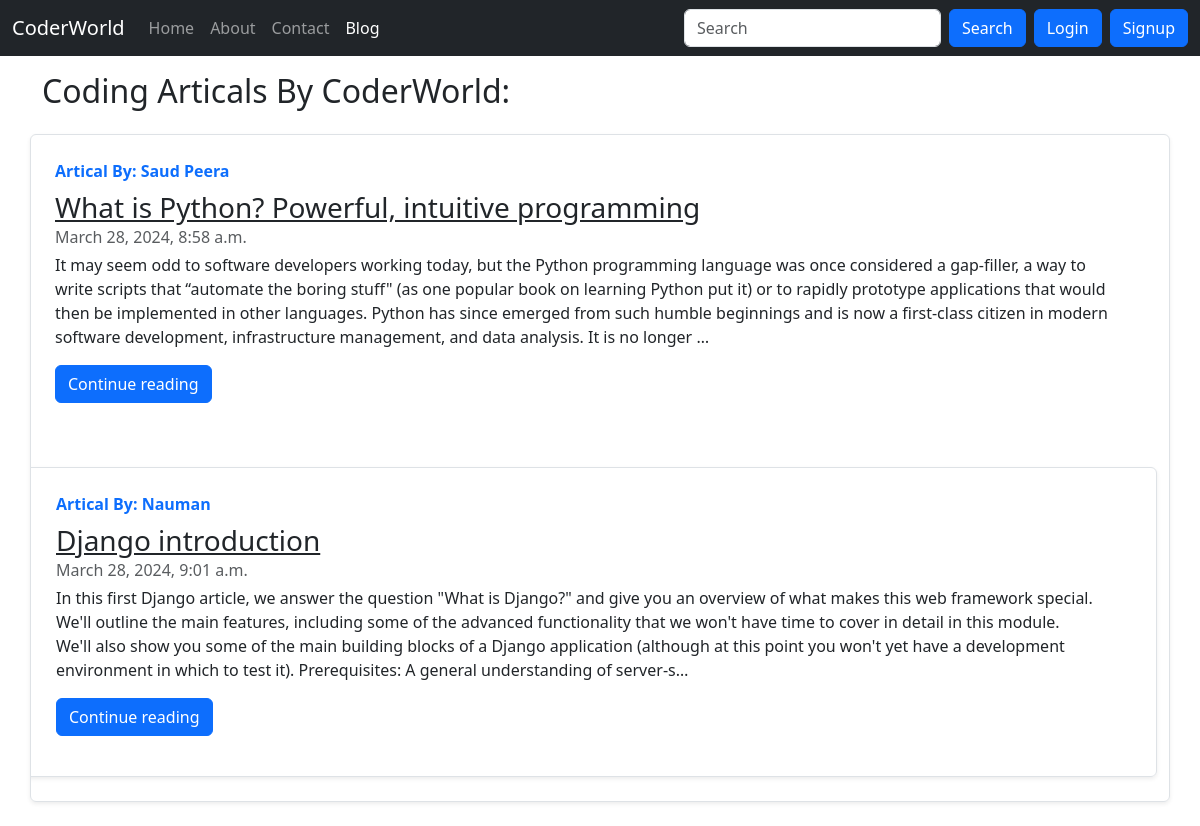
Screenshot of /blog/ with the database file from the repository.
### blog/models.py (models this page shows)
class Post(models.Model):
    sno = models.AutoField(primary_key=True)
    Title= models.CharField(max_length=255)
    content= models.TextField()
    author=models.CharField(max_length=20)
    slug=models.CharField(max_length=130)
    timeStamp=models.DateTimeField(blank=True)
    def __str__(self):
        return self.Title + ' by ' + self.author

### blog/views.py (the view)
# urls.py: path('',views.bloghome,name='bloghome'),
def bloghome(request):
    allpost=Post.objects.all()
    print(allpost)
    context = {
        "allpost" :allpost
        }
    return render(request,'blog/bloghome.html', context)

### templates/blog/bloghome.html (shortened to what this page needs)
{% extends "base.html" %}
{% block blogactive %} active {% endblock blogactive %}
{% block body %}
<div class="container my-3">
    <h2>Coding Articals By CoderWorld:</h2>
    {% for post in allpost %}
    <div class="row no-gutters border rounded overflow-hidden flex-md-row my-4 shadow-sm h-md-250 position-relative">
        <div class="col p-4 d-flex flex-column position-static">
            <strong class="d-inline-block mb-2 text-primary">Artical By: {{post.author}}</strong>
            <h3 class="mb-0"><a class="text-dark" href="/blog/{{post.slug}}">{{post.Title}}</a></h3>
            <div class="mb-1 text-muted">{{post.timeStamp}}</div>
            <p class="card-text mb-auto">{{post.content |truncatechars:500}}</p>
            <div class="my-3">
                <a href="/blog/{{post.slug}}" role="button" class="btn btn-primary">Continue reading</a>
            </div>
        </div>
        <div class="col-auto d-none d-lg-block">
        </div>
        {% endfor %}
    </div>
    {% endblock body %}

### rows the page displays
Post: author "Saud Peera", Title "What is Python? Powerful, intuitive programming", timeStamp "March 28, 2024, 8:58 a.m.", content "It may seem odd to software developers working today, but the Python programming language was once considered a gap-filler, a way to write scripts that “automate the boring stuff\" (as one popular book on learning Python put it) or to rapidly prototype applications that would then be implemented in other languages. Python has since emerged from such humble beginnings and is now a first-class citizen in modern software development, infrastructure management, and data analysis. It is no longer …"
Post: author "Nauman", Title "Django introduction", timeStamp "March 28, 2024, 9:01 a.m.", content "In this first Django article, we answer the question \"What is Django?\" and give you an overview of what makes this web framework special. We'll outline the main features, including some of the advanced functionality that we won't have time to cover in detail in this module. We'll also show you some of the main building blocks of a Django application (although at this point you won't yet have a development environment in which to test it). Prerequisites: A general understanding of server-s…"
